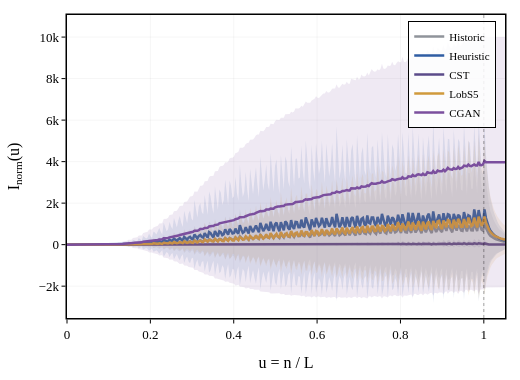

Write notebook code for a chart like this one.
### Code cell
# ── Figure 2: Average Master Curve (single column) ──

fig = go.Figure()

# Adaptive u_max: use the smallest max-u across all scenario curves
u_max_all = []
for label, r in R.items():
    for f, c in r['curves'].items():
        u_max_all.append(c['u_grid'][-1])
U_PLOT = min(3.0, np.percentile(u_max_all, 10)) if u_max_all else 3.0
u_common = np.linspace(0, U_PLOT, 300)
print(f"  Average master curve u_max = {U_PLOT:.2f}  (10th percentile of {len(u_max_all)} curves)")

for label, r in R.items():
    interps = []
    for f, c in r['curves'].items():
        if c['u_grid'][-1] >= U_PLOT:
            interps.append(np.interp(u_common, c['u_grid'], c['combined_mean']))
    if not interps:
        print(f"  WARNING: {label} — no curves reach u={U_PLOT:.2f}, skipping")
        continue
    avg = np.mean(interps, axis=0)
    std = np.std(interps, axis=0)
    color = SCENARIOS[label]['color']

    # hex -> rgba for fill band
    rc, gc, bc = int(color[1:3],16), int(color[3:5],16), int(color[5:7],16)
    fill_rgba = f'rgba({rc},{gc},{bc},0.12)'

    fig.add_trace(go.Scatter(
        x=np.concatenate([u_common, u_common[::-1]]),
        y=np.concatenate([avg + std, (avg - std)[::-1]]),
        fill='toself', fillcolor=fill_rgba,
        line=dict(width=0), showlegend=False))
    fig.add_trace(go.Scatter(
        x=u_common, y=avg, mode='lines',
        line=dict(color=color, width=2.5), name=label))

fig.add_vline(x=1.0, line_dash='dot', line_color='rgba(0,0,0,0.35)', line_width=1)

pub_layout(fig, width=SINGLE_W, height=380, legend_pos='tr')
fig.update_xaxes(title_text='u = n / L')
fig.update_yaxes(title_text='I<sub>norm</sub>(u)')
save_fig(fig, '2. Average Master Curve.png')
fig.show()

### Figure 1 — Plotly figure (JSON) as saved in the notebook; plotly's stock layout.template omitted (floating-point values rounded to 4 significant figures; data arrays with more than 128 entries replaced by an {"elided": "..."} marker saying what was removed)
{"data": [{"fill": "toself", "fillcolor": "rgba(143,147,154,0.12)", "line": {"width": 0}, "showlegend": false, "type": "scatter", "x": {"elided": "600 float values"}, "y": {"elided": "600 float values"}}, {"line": {"color": "#8F939A", "width": 2.5}, "mode": "lines", "name": "Historic", "type": "scatter", "x": {"elided": "300 float values"}, "y": {"elided": "300 float values"}}, {"fill": "toself", "fillcolor": "rgba(47,93,163,0.12)", "line": {"width": 0}, "showlegend": false, "type": "scatter", "x": {"elided": "600 float values"}, "y": {"elided": "600 float values"}}, {"line": {"color": "#2F5DA3", "width": 2.5}, "mode": "lines", "name": "Heuristic", "type": "scatter", "x": {"elided": "300 float values"}, "y": {"elided": "300 float values"}}, {"fill": "toself", "fillcolor": "rgba(91,75,138,0.12)", "line": {"width": 0}, "showlegend": false, "type": "scatter", "x": {"elided": "600 float values"}, "y": {"elided": "600 float values"}}, {"line": {"color": "#5B4B8A", "width": 2.5}, "mode": "lines", "name": "CST", "type": "scatter", "x": {"elided": "300 float values"}, "y": {"elided": "300 float values"}}, {"fill": "toself", "fillcolor": "rgba(208,154,60,0.12)", "line": {"width": 0}, "showlegend": false, "type": "scatter", "x": {"elided": "600 float values"}, "y": {"elided": "600 float values"}}, {"line": {"color": "#D09A3C", "width": 2.5}, "mode": "lines", "name": "LobS5", "type": "scatter", "x": {"elided": "300 float values"}, "y": {"elided": "300 float values"}}, {"fill": "toself", "fillcolor": "rgba(123,79,158,0.12)", "line": {"width": 0}, "showlegend": false, "type": "scatter", "x": {"elided": "600 float values"}, "y": {"elided": "600 float values"}}, {"line": {"color": "#7B4F9E", "width": 2.5}, "mode": "lines", "name": "CGAN", "type": "scatter", "x": {"elided": "300 float values"}, "y": {"elided": "300 float values"}}], "layout": {"font": {"color": "black", "family": "Times New Roman, DejaVu Serif, serif", "size": 13}, "height": 380, "legend": {"bgcolor": "rgba(255,255,255,0.85)", "bordercolor": "black", "borderwidth": 1, "font": {"size": 11}, "x": 0.98, "xanchor": "right", "y": 0.98, "yanchor": "top"}, "margin": {"b": 55, "l": 60, "r": 15, "t": 15}, "shapes": [{"line": {"color": "rgba(0,0,0,0.35)", "dash": "dot", "width": 1}, "type": "line", "x0": 1, "x1": 1, "xref": "x", "y0": 0, "y1": 1, "yref": "y domain"}], "title": {}, "width": 520, "xaxis": {"gridcolor": "rgba(0,0,0,0.08)", "gridwidth": 0.5, "linecolor": "black", "linewidth": 1.5, "mirror": true, "showgrid": true, "showline": true, "tickcolor": "black", "ticklen": 4, "ticks": "outside", "tickwidth": 1, "title": {"text": "u = n / L"}, "zeroline": false}, "yaxis": {"gridcolor": "rgba(0,0,0,0.08)", "gridwidth": 0.5, "linecolor": "black", "linewidth": 1.5, "mirror": true, "showgrid": true, "showline": true, "tickcolor": "black", "ticklen": 4, "ticks": "outside", "tickwidth": 1, "title": {"text": "I<sub>norm</sub>(u)"}, "zeroline": false}}}
